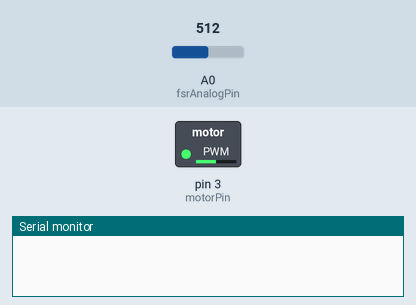
A sketch run on a simulated Arduino Uno, built with avr-gcc and run on an emulated ATmega328P. Parts: switched loads named in the sketch (green lamp = pin HIGH), the last lines printed to the serial monitor. Inputs (shaded band) come from the test bench; at power-on: A0 (fsrAnalogPin) = 512.

Above: at 1.2 s.
1.3 s: A0 (fsrAnalogPin) set to 860
At 2.5 s:
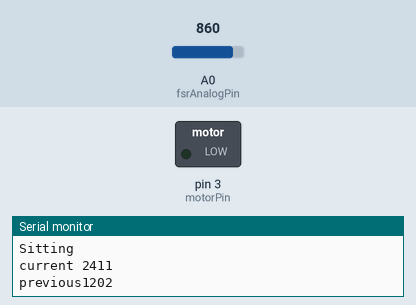
2.8 s: A0 (fsrAnalogPin) set to 839
At 4.1 s:
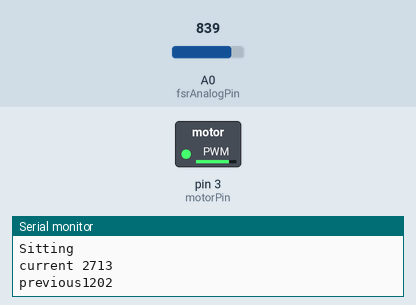
4.4 s: A0 (fsrAnalogPin) set to 716
At 5.6 s:
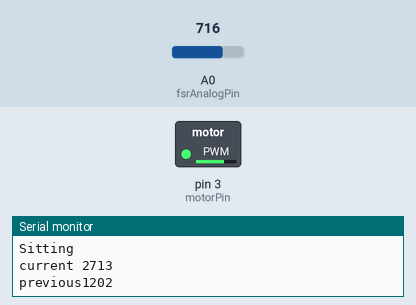
6.0 s: A0 (fsrAnalogPin) set to 122
At 6.9 s:
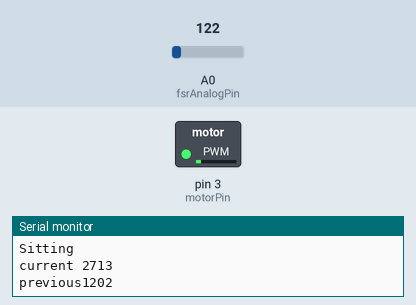
7.6 s: A0 (fsrAnalogPin) set to 0
At 8.2 s:
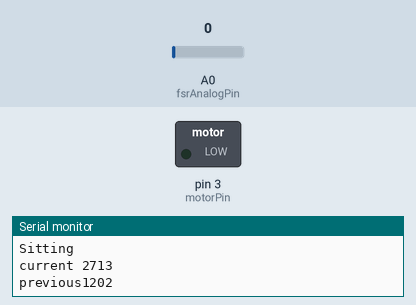
9.2 s: A0 (fsrAnalogPin) set to 3
10.7 s: A0 (fsrAnalogPin) set to 6
At 12.0 s:
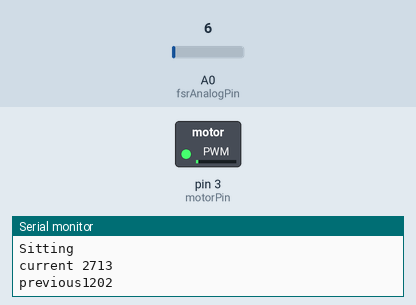
Timing chart, 0 to 13.3 s (numbered marks = the images above; inputs shaded):
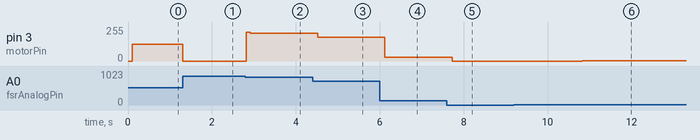

The sketch:

FSR_test.ino
```cpp
/* FSR testing sketch.

Connect one end of FSR to 5V, the other end to Analog 0.
Then connect one end of a 10K resistor from Analog 0 to ground
Connect LED from pin 11 through a resistor to ground

For more information see www.ladyada.net/learn/sensors/fsr.html */

int fsrAnalogPin = 0; // FSR is connected to analog 0
int motorPin = 3;      // connect Red LED to pin 11 (PWM pin)
int fsrReading;      // the analog reading from the FSR resistor divider
int motorSpeed;
unsigned long previousTime; // time since user last got up
unsigned long currentTime;
unsigned long previousBuzzTime;  // time since motor started buzzing
int timeInterval;
int buzzDuration;

void setup(void) {
  Serial.begin(9600);   // We'll send debugging information via the Serial monitor
  pinMode(motorPin, OUTPUT);
  previousTime = 0;
  timeInterval = 10000; // 10 seconds
  buzzDuration = 3000; // buzz for 3 seconds before stopping
}

void loop(void) {

  // we'll need to change the range from the analog reading (0-1023) down to the range
  // used by analogWrite (0-255) with map!
  motorSpeed = map(fsrReading, 0, 1023, 0, 255);
  fsrReading = analogRead(fsrAnalogPin);
  currentTime = millis();

  // MOTOR goes faster the harder you press
  if (fsrReading > 850){
    Serial.println("Sitting");
    Serial.print("current ");
    Serial.println(currentTime);
    Serial.print("previous");
    Serial.println(previousTime);
    if(currentTime - previousTime >= timeInterval){
       previousTime = currentTime;
       previousBuzzTime = currentTime;
       while(currentTime - previousBuzzTime <= buzzDuration)
       {
         currentTime = millis();
         analogWrite(motorPin, motorSpeed);
       }
    } else {
          analogWrite(motorPin, 0);
    }

  }else
  {
    previousTime = currentTime;
    analogWrite(motorPin, motorSpeed);
  }

  delay(100);
}
```

Measured:
- the behaviour switches between 851 and 850 on A0 (fsrAnalogPin) (found by bisection; images 1 and 2)
- after the input at 1.3 s, pin 3 (motorPin): 127/255 → 0/255 at once
- after the input at 2.8 s, pin 3 (motorPin): 0/255 → 214/255 at once, → 209/255 0.10 s later
- after the input at 4.4 s, pin 3 (motorPin): 209/255 → 178/255 after 0.12 s
- after the input at 6.0 s, pin 3 (motorPin): 178/255 → 30/255 after 0.12 s
- after the input at 7.6 s, pin 3 (motorPin): 30/255 → 0/255 after 0.12 s
- after the input at 9.2 s, every drawn part: stays the same
- after the input at 10.7 s, pin 3 (motorPin): 0/255 → 1/255 after 0.13 s
